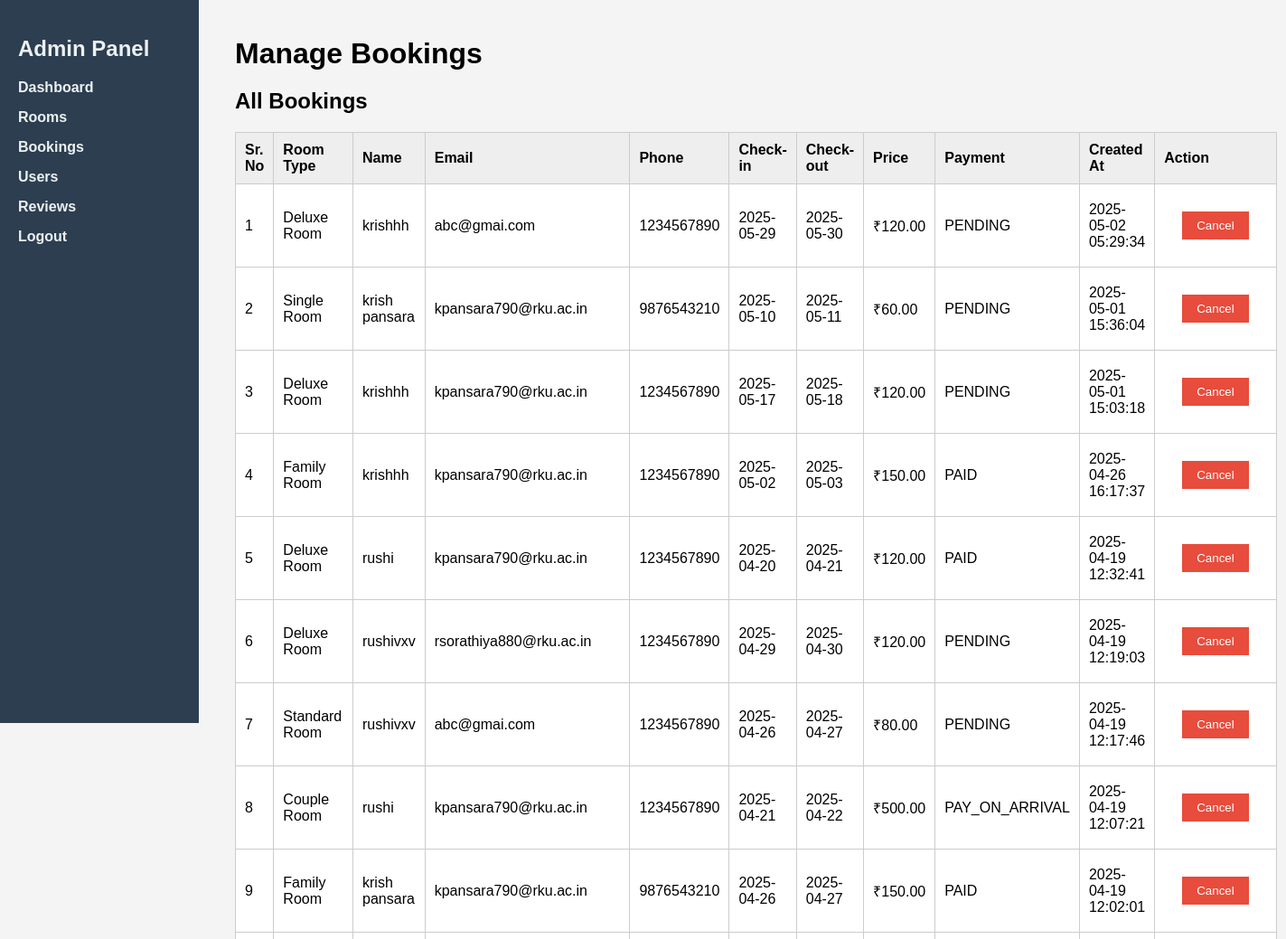
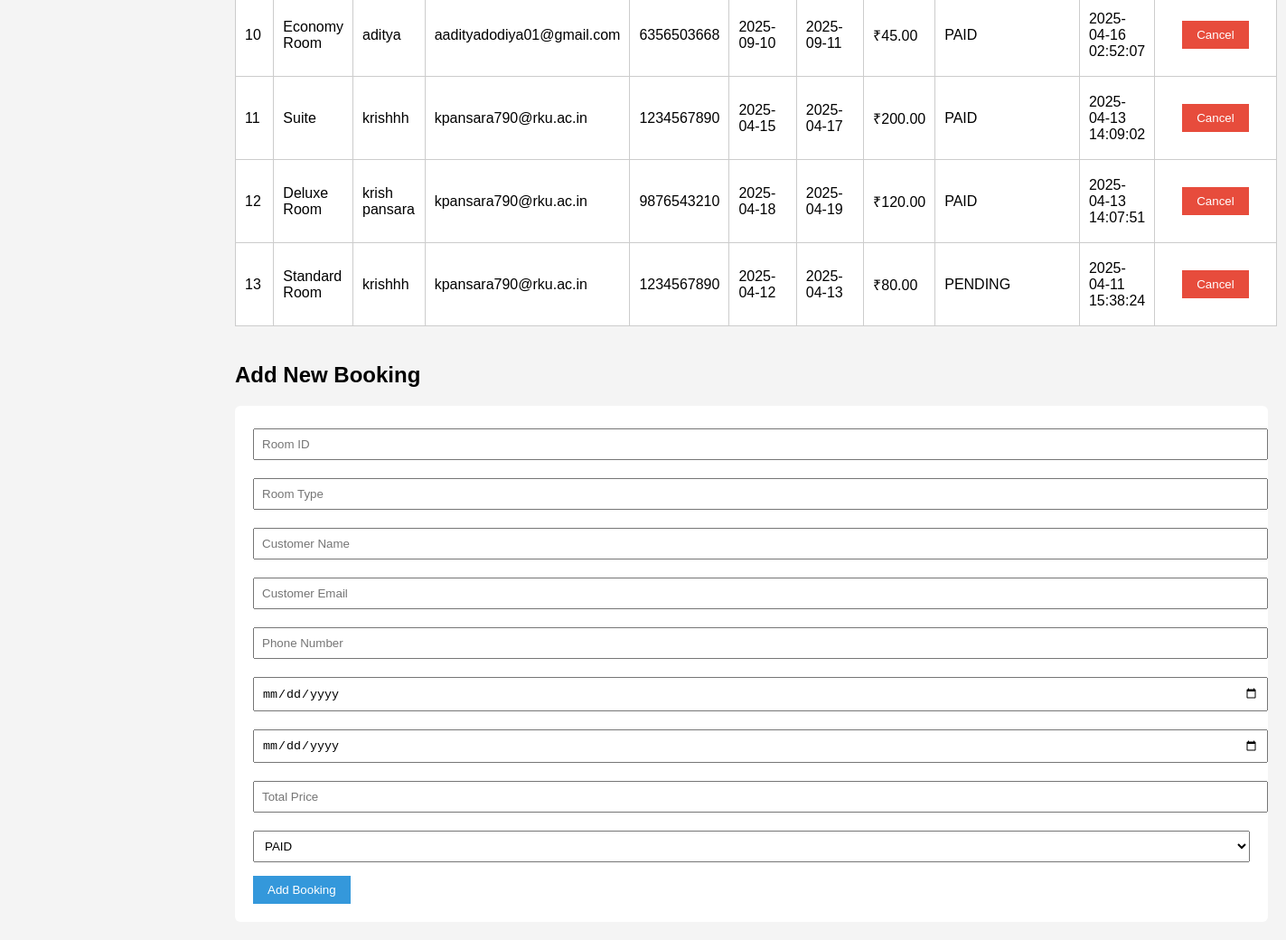
The app's page /admin/admin_bookings.php with its own data (2 pictures, top to bottom).
### tables this page shows
CREATE TABLE `bookings` (
  `id` int(11) NOT NULL,
  `room_id` int(11) NOT NULL,
  `room_type` varchar(100) NOT NULL,
  `name` varchar(100) NOT NULL,
  `email` varchar(100) NOT NULL,
  `phone` varchar(15) NOT NULL,
  `check_in` date NOT NULL,
  `check_out` date NOT NULL,
  `price` decimal(10,2) NOT NULL,
  `created_at` timestamp NOT NULL DEFAULT current_timestamp(),
  `payment_status` varchar(20) DEFAULT 'PENDING'
);

### admin/admin_bookings.php (the view, shortened to what this page needs)
<?php
$conn = new mysqli("localhost", "root", "", "ar_hotels");
$bookings = $conn->query("SELECT * FROM bookings ORDER BY created_at DESC");
?>
<!DOCTYPE html>
<html lang="en">
<head>
</head>
<body>
    <?php include 'admin_sidebar.php'; ?>
    <div class="main-content">
        <h1>Manage Bookings</h1>
        <h2>All Bookings</h2>
        <table>
            <thead>
                <tr>
                    <th>Sr. No</th>
                    <th>Room Type</th>
                    <th>Name</th>
                    <th>Email</th>
                    <th>Phone</th>
                    <th>Check-in</th>
                    <th>Check-out</th>
                    <th>Price</th>
                    <th>Payment</th>
                    <th>Created At</th>
                    <th>Action</th>
                </tr>
            </thead>
            <tbody>
                <?php $sn = 1;
                while ($row = $bookings->fetch_assoc()): ?>
                    <tr>
                        <td data-label="Sr. No"><?= $sn++ ?></td>
                        <td data-label="Room Type"><?= $row['room_type'] ?></td>
                        <td data-label="Name"><?= $row['name'] ?></td>
                        <td data-label="Email"><?= $row['email'] ?></td>
                        <td data-label="Phone"><?= $row['phone'] ?></td>
                        <td data-label="Check-in"><?= $row['check_in'] ?></td>
                        <td data-label="Check-out"><?= $row['check_out'] ?></td>
                        <td data-label="Price">₹<?= $row['price'] ?></td>
                        <td data-label="Payment"><?= $row['payment_status'] ?></td>
                        <td data-label="Created"><?= $row['created_at'] ?></td>
                        <td data-label="Action">
                            <form method="POST" onsubmit="return confirm('Are you sure to cancel this booking?');">
                                <button type="submit" name="cancel_booking" class="btn btn-danger">Cancel</button>
                            </form>
                        </td>
                    </tr>
                <?php endwhile; ?>
            </tbody>
        </table>
        <h2>Add New Booking</h2>
        <form method="POST">
            <input type="number" name="room_id" placeholder="Room ID" required>
            <input type="text" name="room_type" placeholder="Room Type" required>
            <input type="text" name="name" placeholder="Customer Name" required>
            <input type="email" name="email" placeholder="Customer Email" required>
            <input type="text" name="phone" placeholder="Phone Number" required>
            <input type="date" name="check_in" required>
            <input type="date" name="check_out" required>
            <input type="number" name="price" step="0.01" placeholder="Total Price" required>
            <select name="payment_status" required>
                <option value="PAID">PAID</option>
            </select>
            <button type="submit" name="add_booking" class="btn">Add Booking</button>
        </form>
    </div>
</body>
</html>

### admin/admin_bookings.php (style rules this page uses)
body { margin: 0; font-family: Arial, sans-serif; background: #f4f4f4; }
.main-content { margin-left: 220px; padding: 20px; }
h1, h2 { margin-bottom: 20px; }
table { width: 100%; border-collapse: collapse; background: #fff; margin-bottom: 40px; }
th, td { padding: 10px; border: 1px solid #ccc; text-align: left; }
th { background: #eee; }
form { background: #fff; padding: 20px; border-radius: 6px; }
input, select { padding: 8px; width: 100%; margin: 5px 0 15px; }
.btn { padding: 8px 16px; border: none; background: #3498db; color: white; cursor: pointer; }
.btn-danger { background: #e74c3c; }

### admin/admin_sidebar.php (style rules this page uses)
.main-content { margin-left: 240px; padding: 20px; }

### records on screen
bookings: room_type "Deluxe Room", name "krishhh", email "abc@gmai.com", phone "1234567890", check_in "2025-05-29", check_out "2025-05-30", price "120.00", payment_status "PENDING", created_at "2025-05-02 05:29:34"
bookings: room_type "Single Room", name "krish pansara", email "kpansara790@rku.ac.in", phone "9876543210", check_in "2025-05-10", check_out "2025-05-11", price "60.00", payment_status "PENDING", created_at "2025-05-01 15:36:04"
bookings: room_type "Deluxe Room", name "krishhh", email "kpansara790@rku.ac.in", phone "1234567890", check_in "2025-05-17", check_out "2025-05-18", price "120.00", payment_status "PENDING", created_at "2025-05-01 15:03:18"
bookings: room_type "Family Room", name "krishhh", email "kpansara790@rku.ac.in", phone "1234567890", check_in "2025-05-02", check_out "2025-05-03", price "150.00", payment_status "PAID", created_at "2025-04-26 16:17:37"
bookings: room_type "Deluxe Room", name "rushi", email "kpansara790@rku.ac.in", phone "1234567890", check_in "2025-04-20", check_out "2025-04-21", price "120.00", payment_status "PAID", created_at "2025-04-19 12:32:41"
bookings: room_type "Deluxe Room", name "rushivxv", email "rsorathiya880@rku.ac.in", phone "1234567890", check_in "2025-04-29", check_out "2025-04-30", price "120.00", payment_status "PENDING", created_at "2025-04-19 12:19:03"
bookings: room_type "Standard Room", name "rushivxv", email "abc@gmai.com", phone "1234567890", check_in "2025-04-26", check_out "2025-04-27", price "80.00", payment_status "PENDING", created_at "2025-04-19 12:17:46"
bookings: room_type "Couple Room", name "rushi", email "kpansara790@rku.ac.in", phone "1234567890", check_in "2025-04-21", check_out "2025-04-22", price "500.00", payment_status "PAY_ON_ARRIVAL", created_at "2025-04-19 12:07:21"
bookings: room_type "Family Room", name "krish pansara", email "kpansara790@rku.ac.in", phone "9876543210", check_in "2025-04-26", check_out "2025-04-27", price "150.00", payment_status "PAID", created_at "2025-04-19 12:02:01"
bookings: room_type "Economy Room", name "aditya", email "aadityadodiya01@gmail.com", phone "6356503668", check_in "2025-09-10", check_out "2025-09-11", price "45.00", payment_status "PAID", created_at "2025-04-16 02:52:07"
bookings: room_type "Suite", name "krishhh", email "kpansara790@rku.ac.in", phone "1234567890", check_in "2025-04-15", check_out "2025-04-17", price "200.00", payment_status "PAID", created_at "2025-04-13 14:09:02"
bookings: room_type "Deluxe Room", name "krish pansara", email "kpansara790@rku.ac.in", phone "9876543210", check_in "2025-04-18", check_out "2025-04-19", price "120.00", payment_status "PAID", created_at "2025-04-13 14:07:51"
bookings: room_type "Standard Room", name "krishhh", email "kpansara790@rku.ac.in", phone "1234567890", check_in "2025-04-12", check_out "2025-04-13", price "80.00", payment_status "PENDING", created_at "2025-04-11 15:38:24"
